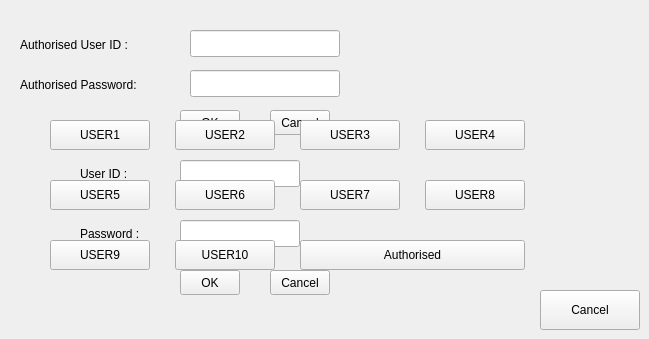
      <widget class="QWidget" name="tab_13">
       <attribute name="title">
        <string>Password</string>
       </attribute>
       <widget class="QLabel" name="label_81">
        <property name="geometry">
         <rect>
          <x>20</x>
          <y>35</y>
          <width>200</width>
          <height>20</height>
         </rect>
        </property>
        <property name="text">
         <string>Authorised User ID :</string>
        </property>
       </widget>
       <widget class="QLabel" name="label_82">
        <property name="geometry">
         <rect>
          <x>20</x>
          <y>75</y>
          <width>200</width>
          <height>20</height>
         </rect>
        </property>
        <property name="text">
         <string>Authorised Password:</string>
        </property>
       </widget>
       <widget class="QLineEdit" name="lineEdit_23">
        <property name="geometry">
         <rect>
          <x>190</x>
          <y>30</y>
          <width>150</width>
          <height>27</height>
         </rect>
        </property>
       </widget>
       <widget class="QLineEdit" name="lineEdit_24">
        <property name="geometry">
         <rect>
          <x>190</x>
          <y>70</y>
          <width>150</width>
          <height>27</height>
         </rect>
        </property>
        <property name="echoMode">
         <enum>QLineEdit::Password</enum>
        </property>
       </widget>
       <widget class="QPushButton" name="pushButton_38">
        <property name="geometry">
         <rect>
          <x>180</x>
          <y>110</y>
          <width>60</width>
          <height>25</height>
         </rect>
        </property>
        <property name="text">
         <string>OK</string>
        </property>
       </widget>
       <widget class="QPushButton" name="pushButton_51">
        <property name="geometry">
         <rect>
          <x>270</x>
          <y>110</y>
          <width>60</width>
          <height>25</height>
         </rect>
        </property>
        <property name="text">
         <string>Cancel</string>
        </property>
       </widget>
       <widget class="QLabel" name="label_83">
        <property name="geometry">
         <rect>
          <x>80</x>
          <y>160</y>
          <width>80</width>
          <height>27</height>
         </rect>
        </property>
        <property name="text">
         <string>User ID :</string>
        </property>
       </widget>
       <widget class="QLabel" name="label_84">
        <property name="geometry">
         <rect>
          <x>80</x>
          <y>220</y>
          <width>80</width>
          <height>27</height>
         </rect>
        </property>
        <property name="text">
         <string>Password :</string>
        </property>
       </widget>
       <widget class="QLineEdit" name="lineEdit_32">
        <property name="geometry">
         <rect>
          <x>180</x>
          <y>160</y>
          <width>120</width>
          <height>27</height>
         </rect>
        </property>
       </widget>
       <widget class="QLineEdit" name="lineEdit_33">
        <property name="geometry">
         <rect>
          <x>180</x>
          <y>220</y>
          <width>120</width>
          <height>27</height>
         </rect>
        </property>
        <property name="echoMode">
         <enum>QLineEdit::Password</enum>
        </property>
       </widget>
       <widget class="QPushButton" name="pushButton_64">
        <property name="geometry">
         <rect>
          <x>180</x>
          <y>270</y>
          <width>60</width>
          <height>25</height>
         </rect>
        </property>
        <property name="text">
         <string>OK</string>
        </property>
       </widget>
       <widget class="QPushButton" name="pushButton_65">
        <property name="geometry">
         <rect>
          <x>270</x>
          <y>270</y>
          <width>60</width>
          <height>25</height>
         </rect>
        </property>
        <property name="text">
         <string>Cancel</string>
        </property>
       </widget>
       <widget class="QPushButton" name="pushButton_66">
        <property name="geometry">
         <rect>
          <x>540</x>
          <y>290</y>
          <width>100</width>
          <height>40</height>
         </rect>
        </property>
        <property name="text">
         <string>Cancel</string>
        </property>
       </widget>
       <widget class="QPushButton" name="pushButton_52">
        <property name="geometry">
         <rect>
          <x>50</x>
          <y>120</y>
          <width>100</width>
          <height>30</height>
         </rect>
        </property>
        <property name="text">
         <string>USER1</string>
        </property>
       </widget>
       <widget class="QPushButton" name="pushButton_58">
        <property name="geometry">
         <rect>
          <x>50</x>
          <y>180</y>
          <width>100</width>
          <height>30</height>
         </rect>
        </property>
        <property name="text">
         <string>USER5</string>
        </property>
       </widget>
       <widget class="QPushButton" name="pushButton_63">
        <property name="geometry">
         <rect>
          <x>300</x>
          <y>240</y>
          <width>225</width>
          <height>30</height>
         </rect>
        </property>
        <property name="text">
         <string>Authorised</string>
        </property>
       </widget>
       <widget class="QPushButton" name="pushButton_53">
        <property name="geometry">
         <rect>
          <x>175</x>
          <y>120</y>
          <width>100</width>
          <height>30</height>
         </rect>
        </property>
        <property name="text">
         <string>USER2</string>
        </property>
       </widget>
       <widget class="QPushButton" name="pushButton_57">
        <property name="geometry">
         <rect>
          <x>50</x>
          <y>240</y>
          <width>100</width>
          <height>30</height>
         </rect>
        </property>
        <property name="text">
         <string>USER9</string>
        </property>
       </widget>
       <widget class="QPushButton" name="pushButton_56">
        <property name="geometry">
         <rect>
          <x>425</x>
          <y>120</y>
          <width>100</width>
          <height>30</height>
         </rect>
        </property>
        <property name="text">
         <string>USER4</string>
        </property>
       </widget>
       <widget class="QPushButton" name="pushButton_60">
        <property name="geometry">
         <rect>
          <x>300</x>
          <y>180</y>
          <width>100</width>
          <height>30</height>
         </rect>
        </property>
        <property name="text">
         <string>USER7</string>
        </property>
       </widget>
       <widget class="QPushButton" name="pushButton_62">
        <property name="geometry">
         <rect>
          <x>175</x>
          <y>240</y>
          <width>100</width>
          <height>30</height>
         </rect>
        </property>
        <property name="text">
         <string>USER10</string>
        </property>
       </widget>
       <widget class="QPushButton" name="pushButton_59">
        <property name="geometry">
         <rect>
          <x>175</x>
          <y>180</y>
          <width>100</width>
          <height>30</height>
         </rect>
        </property>
        <property name="text">
         <string>USER6</string>
        </property>
       </widget>
       <widget class="QPushButton" name="pushButton_61">
        <property name="geometry">
         <rect>
          <x>425</x>
          <y>180</y>
          <width>100</width>
          <height>30</height>
         </rect>
        </property>
        <property name="text">
         <string>USER8</string>
        </property>
       </widget>
       <widget class="QPushButton" name="pushButton_55">
        <property name="geometry">
         <rect>
          <x>300</x>
          <y>120</y>
          <width>100</width>
          <height>30</height>
         </rect>
        </property>
        <property name="text">
         <string>USER3</string>
        </property>
       </widget>
      </widget>
